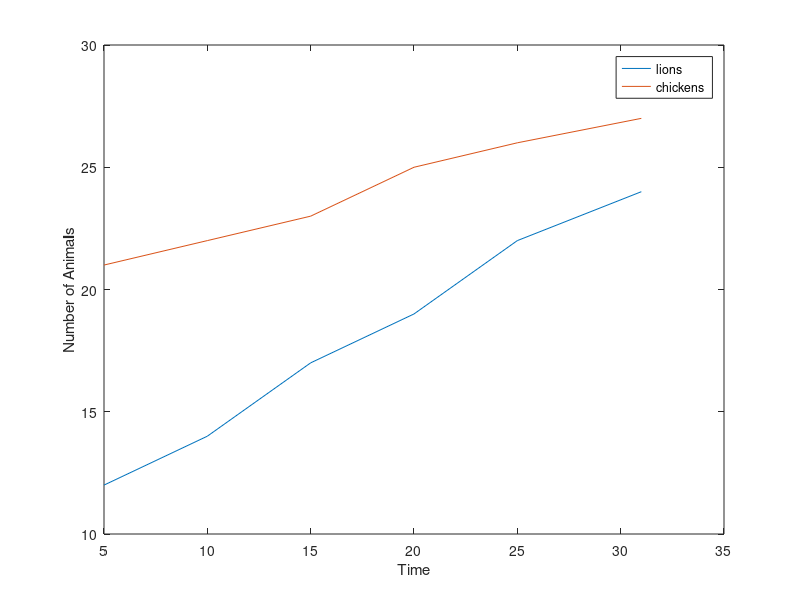
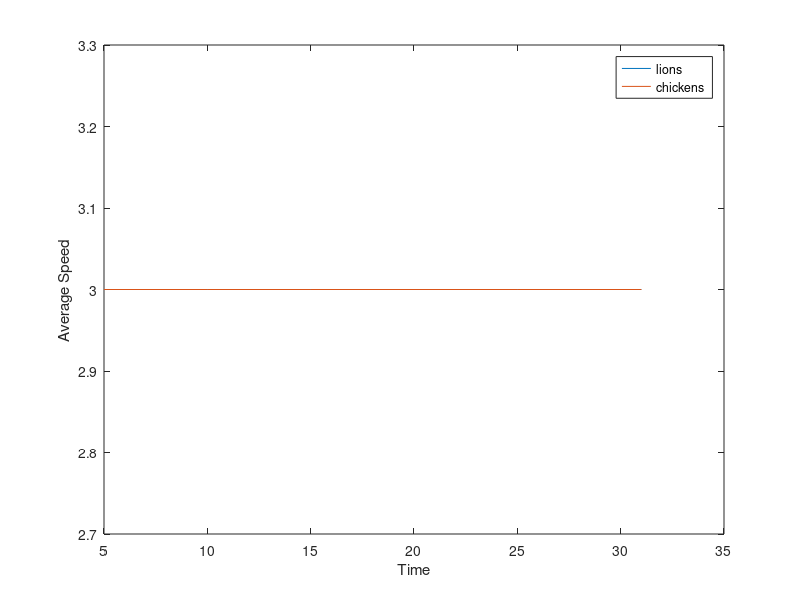
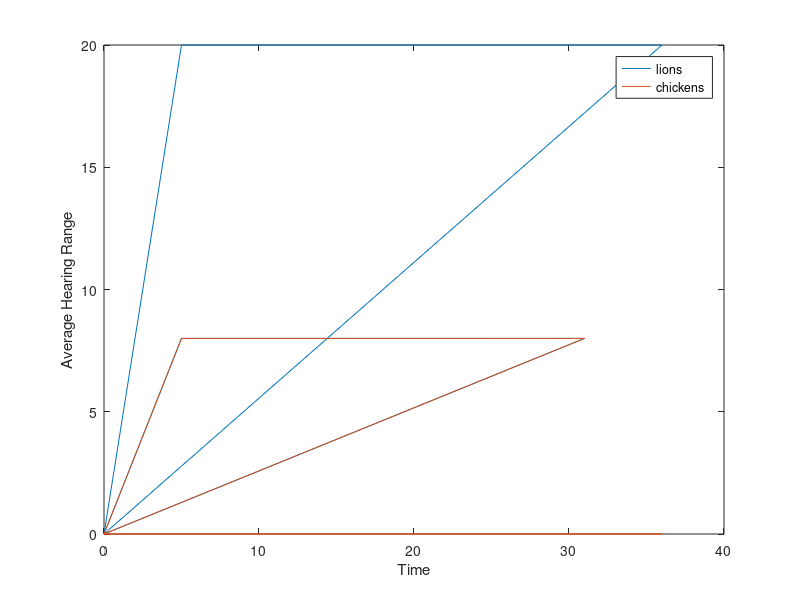
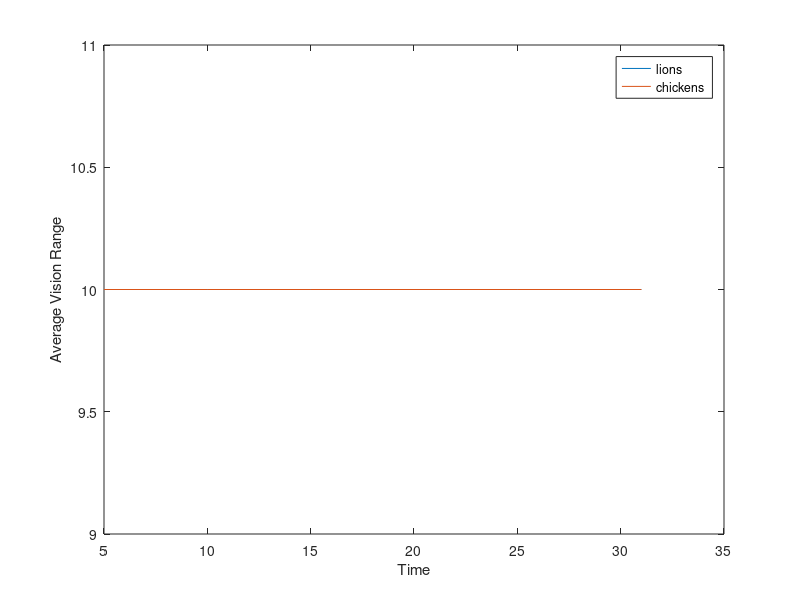

These figures' MATLAB source, in order:
SpeedArray = csvread('SpeedDoc.csv');
col1 = SpeedArray(:,1);
col2 = SpeedArray(:,2);
col3 = SpeedArray(:,3);
col4 = SpeedArray(:,4);
col5 = SpeedArray(:,5);
HearingArray = csvread('HearingDoc.csv');
col6 = HearingArray(:,1);
col7 = HearingArray(:,2);
col8 = HearingArray(:,3);
VisionArray = csvread('VisionDoc.csv');
col9 = VisionArray(:,1);
col10 = VisionArray(:,2);
col11 = VisionArray(:,3);

names = {'lions', 'chickens'};

figure(1)      
p = plot(col1,col2, col1,col4);
legend(p, names)
ylabel('Number of Animals')
xlabel('Time')
figure(2)       
ps = plot(col1,col3, col1,col5);
legend(ps, names)
ylabel('Average Speed')
xlabel('Time')
figure(3)      
phr = plot(col6,col7, col6,col8);
legend(phr, names)
ylabel('Average Hearing Range')
xlabel('Time')
figure(4)
pvr = plot(col9,col10, col9,col11);
legend(pvr, names)
ylabel('Average Vision Range')
xlabel('Time')






